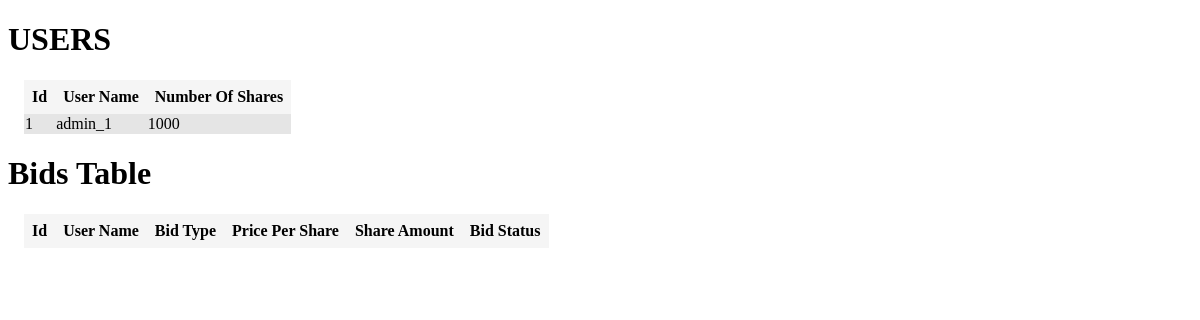
Before: /admin_dashboard with the older database file.
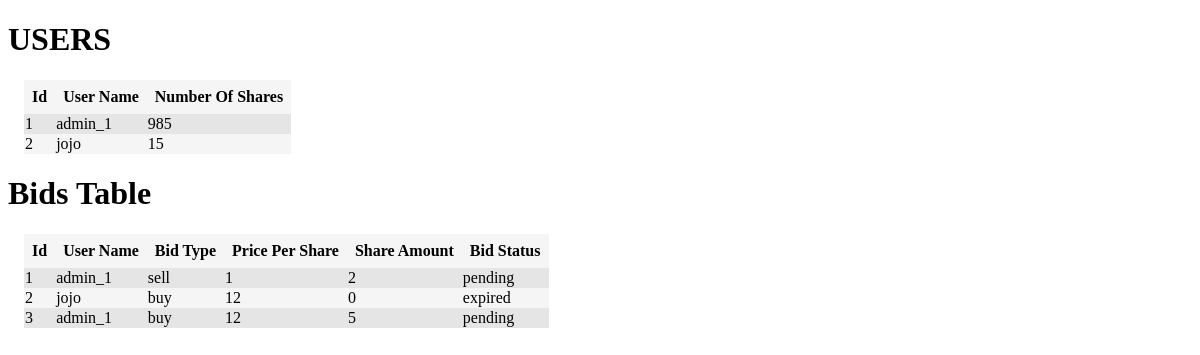
After: the same page with the newer database file.
### app.py (models this page shows, shortened)
class Users(db.Model):
    id = db.Column(db.Integer, primary_key=True)
    user_name = db.Column(db.String(80), unique=True, nullable=False)
    number_of_shares = db.Column(db.Integer())

class TradeBids(db.Model):
    id = db.Column(db.Integer, primary_key=True)
    bid_type = db.Column(db.String(80), nullable=False)
    price_per_share = db.Column(db.Integer())
    share_amount = db.Column(db.Integer())
    trader_name = db.Column(db.String(80), nullable=False)
    bid_status = db.Column(db.String(80), nullable=False)

### app.py (the view)
@app.route('/admin_dashboard')
def admin_dashboard():
    headings = ('Id', 'User Name', 'Bid Type', 'Price Per Share', 'Share Amount', 'Bid Status')
    data = TradeBids.query.all()
    users_headings = ('Id', 'User Name', 'Number Of Shares')
    users_data = Users.query.all()
    return render_template('admin_dashboard.html', headings=headings, data=data, users_headings=users_headings,
                           users_data=users_data)

### templates/admin_dashboard.html (shortened to what this page needs)
<!DOCTYPE html>
<html lang="en">
<head>
    <link rel="stylesheet" href="/static/styles.css"/>
</head>
<body>
<h1>USERS</h1>
<table class="table">
    <tr class="table__header">
        {% for header in users_headings %}
            <th class="table__cell">{{ header }}</th>
        {% endfor %}
    </tr>
    {% for row in users_data %}
        <tr class="table__row">
            <td class="table_cell">{{ row.id }}</td>
            <td class="table_cell">{{ row.user_name }}</td>
            <td class="table_cell">{{ row.number_of_shares }}</td>
        </tr>
    {% endfor %}
</table>
<h1>Bids Table</h1>
<table class="table">
    <tr class="table__header">
        {% for header in headings %}
            <th class="table__cell">{{ header }}</th>
        {% endfor %}
    </tr>
    {% for row in data %}
        <tr class="table__row">
            <td class="table_cell">{{ row.id }}</td>
            <td class="table_cell">{{ row.trader_name }}</td>
            <td class="table_cell">{{ row.bid_type }}</td>
            <td class="table_cell">{{ row.price_per_share }}</td>
            <td class="table_cell">{{ row.share_amount }}</td>
            <td class="table_cell">{{ row.bid_status }}</td>
        </tr>
    {% endfor %}
</table>
</body>
</html>

### static/styles.css (style rules this page uses)
.table { border-spacing: 0; margin: 1rem; background-color: #f5f5f5; }
.table__row:nth-child(even) { background-color: #e5e5e5; }
.table__header { text-align: left; }
.table__cell { text-align: center; padding: 8px; }

Changed rows visible on the page:
changed Users "admin_1": number_of_shares "1000" → "985"
added Users: id "2", user_name "jojo", number_of_shares "15"
added TradeBids: id "1", trader_name "admin_1", bid_type "sell", price_per_share "1", share_amount "2", bid_status "pending"
added TradeBids: id "2", trader_name "jojo", bid_type "buy", price_per_share "12", share_amount "0", bid_status "expired"
added TradeBids: id "3", trader_name "admin_1", bid_type "buy", price_per_share "12", share_amount "5", bid_status "pending"
